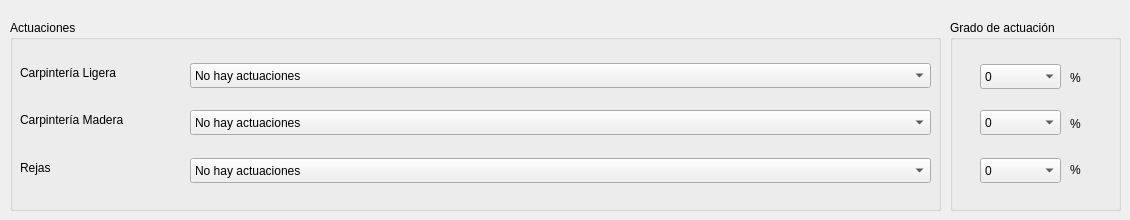
      <widget class="QWidget" name="tab_16">
       <attribute name="title">
        <string>Actuaciones</string>
       </attribute>
       <widget class="QGroupBox" name="groupBox_30">
        <property name="geometry">
         <rect>
          <x>10</x>
          <y>20</y>
          <width>931</width>
          <height>191</height>
         </rect>
        </property>
        <property name="title">
         <string>Actuaciones</string>
        </property>
        <widget class="QLabel" name="label_19">
         <property name="geometry">
          <rect>
           <x>10</x>
           <y>43</y>
           <width>231</width>
           <height>19</height>
          </rect>
         </property>
         <property name="text">
          <string>Carpintería Ligera</string>
         </property>
        </widget>
        <widget class="QComboBox" name="cmbCarpLigera">
         <property name="geometry">
          <rect>
           <x>180</x>
           <y>43</y>
           <width>741</width>
           <height>25</height>
          </rect>
         </property>
         <item>
          <property name="text">
           <string>No hay actuaciones</string>
          </property>
         </item>
         <item>
          <property name="text">
           <string>Ventana abat. de aluminio con RPT y doble acristalamiento</string>
          </property>
         </item>
         <item>
          <property name="text">
           <string>Ventana abat. de aluminio con RPT y vidrio bajo emisivo</string>
          </property>
         </item>
         <item>
          <property name="text">
           <string>Ventana abat. de aluminio con RPT y vidrio control solar</string>
          </property>
         </item>
        </widget>
        <widget class="QLabel" name="label_40">
         <property name="geometry">
          <rect>
           <x>10</x>
           <y>90</y>
           <width>231</width>
           <height>19</height>
          </rect>
         </property>
         <property name="text">
          <string>Carpintería Madera</string>
         </property>
        </widget>
        <widget class="QComboBox" name="cmbCarpMadera">
         <property name="geometry">
          <rect>
           <x>180</x>
           <y>90</y>
           <width>741</width>
           <height>25</height>
          </rect>
         </property>
         <item>
          <property name="text">
           <string>No hay actuaciones</string>
          </property>
         </item>
         <item>
          <property name="text">
           <string>Ventana abatible y doble acristalamiento</string>
          </property>
         </item>
         <item>
          <property name="text">
           <string>Ventana abatible con RPT y vidrio bajo emisivo</string>
          </property>
         </item>
         <item>
          <property name="text">
           <string>Ventana abatible con RPT y vidrio control solar</string>
          </property>
         </item>
        </widget>
        <widget class="QLabel" name="label_77">
         <property name="geometry">
          <rect>
           <x>10</x>
           <y>138</y>
           <width>231</width>
           <height>19</height>
          </rect>
         </property>
         <property name="text">
          <string>Rejas</string>
         </property>
        </widget>
        <widget class="QComboBox" name="cmbRejas">
         <property name="geometry">
          <rect>
           <x>180</x>
           <y>138</y>
           <width>741</width>
           <height>25</height>
          </rect>
         </property>
         <item>
          <property name="text">
           <string>No hay actuaciones</string>
          </property>
         </item>
         <item>
          <property name="text">
           <string>Desmontado y reutilización</string>
          </property>
         </item>
         <item>
          <property name="text">
           <string>Sustitución y reposición</string>
          </property>
         </item>
        </widget>
       </widget>
       <widget class="QGroupBox" name="groupBox_31">
        <property name="geometry">
         <rect>
          <x>950</x>
          <y>20</y>
          <width>171</width>
          <height>191</height>
         </rect>
        </property>
        <property name="title">
         <string>Grado de actuación</string>
        </property>
        <widget class="QLabel" name="label_75">
         <property name="geometry">
          <rect>
           <x>120</x>
           <y>48</y>
           <width>31</width>
           <height>19</height>
          </rect>
         </property>
         <property name="text">
          <string>%</string>
         </property>
        </widget>
        <widget class="QComboBox" name="cmbCarpLigeraAct">
         <property name="geometry">
          <rect>
           <x>30</x>
           <y>44</y>
           <width>81</width>
           <height>25</height>
          </rect>
         </property>
         <item>
          <property name="text">
           <string>0</string>
          </property>
         </item>
         <item>
          <property name="text">
           <string>1 a 30</string>
          </property>
         </item>
         <item>
          <property name="text">
           <string>31 a 60</string>
          </property>
         </item>
         <item>
          <property name="text">
           <string>61 a 100</string>
          </property>
         </item>
        </widget>
        <widget class="QLabel" name="label_78">
         <property name="geometry">
          <rect>
           <x>120</x>
           <y>94</y>
           <width>31</width>
           <height>19</height>
          </rect>
         </property>
         <property name="text">
          <string>%</string>
         </property>
        </widget>
        <widget class="QComboBox" name="cmbCarpMaderaAct">
         <property name="geometry">
          <rect>
           <x>30</x>
           <y>90</y>
           <width>81</width>
           <height>25</height>
          </rect>
         </property>
         <item>
          <property name="text">
           <string>0</string>
          </property>
         </item>
         <item>
          <property name="text">
           <string>1 a 30</string>
          </property>
         </item>
         <item>
          <property name="text">
           <string>31 a 60</string>
          </property>
         </item>
         <item>
          <property name="text">
           <string>61 a 100</string>
          </property>
         </item>
        </widget>
        <widget class="QComboBox" name="cmbRejasAct">
         <property name="geometry">
          <rect>
           <x>30</x>
           <y>138</y>
           <width>81</width>
           <height>25</height>
          </rect>
         </property>
         <item>
          <property name="text">
           <string>0</string>
          </property>
         </item>
         <item>
          <property name="text">
           <string>1 a 30</string>
          </property>
         </item>
         <item>
          <property name="text">
           <string>31 a 60</string>
          </property>
         </item>
         <item>
          <property name="text">
           <string>61 a 100</string>
          </property>
         </item>
        </widget>
        <widget class="QLabel" name="label_80">
         <property name="geometry">
          <rect>
           <x>120</x>
           <y>140</y>
           <width>31</width>
           <height>19</height>
          </rect>
         </property>
         <property name="text">
          <string>%</string>
         </property>
        </widget>
       </widget>
      </widget>
